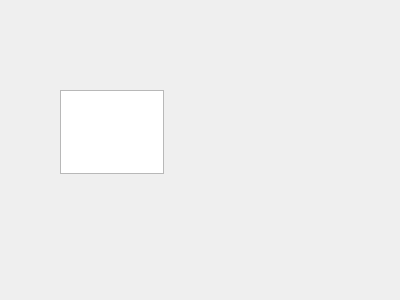
<?xml version="1.0" encoding="UTF-8"?>
<ui version="4.0">
 <class>QtVisualAbcChordsDialog</class>
 <widget class="QDialog" name="QtVisualAbcChordsDialog">
  <property name="geometry">
   <rect>
    <x>0</x>
    <y>0</y>
    <width>400</width>
    <height>300</height>
   </rect>
  </property>
  <property name="windowTitle">
   <string>Dialog</string>
  </property>
  <widget class="QPlainTextEdit" name="plainTextEdit">
   <property name="geometry">
    <rect>
     <x>60</x>
     <y>90</y>
     <width>104</width>
     <height>84</height>
    </rect>
   </property>
  </widget>
 </widget>
 <resources/>
 <connections/>
</ui>
